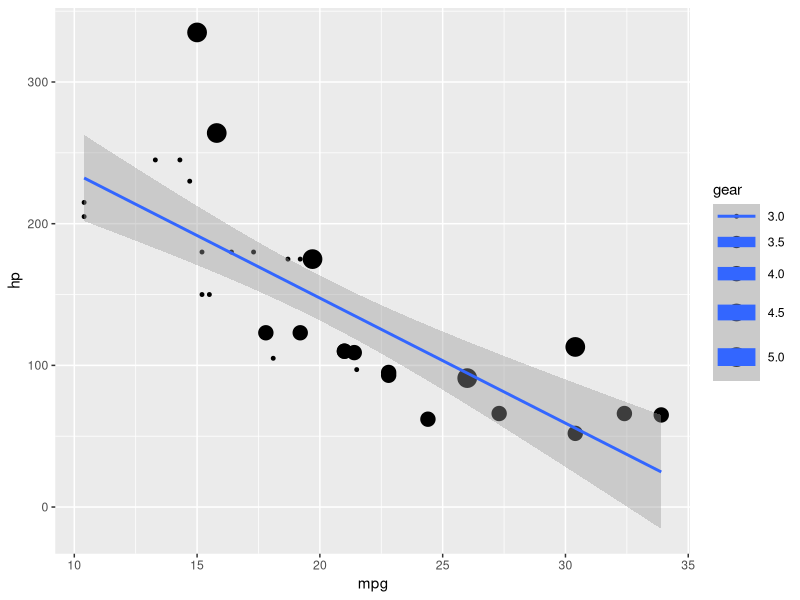
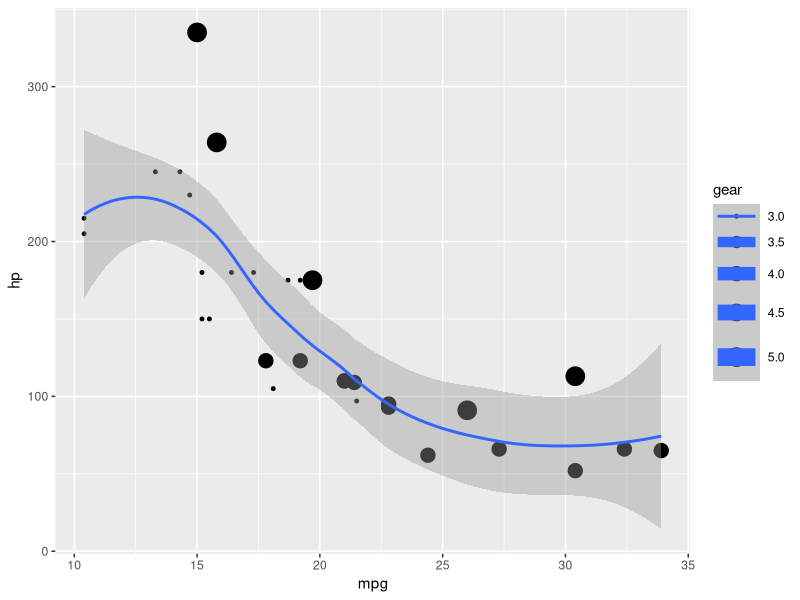
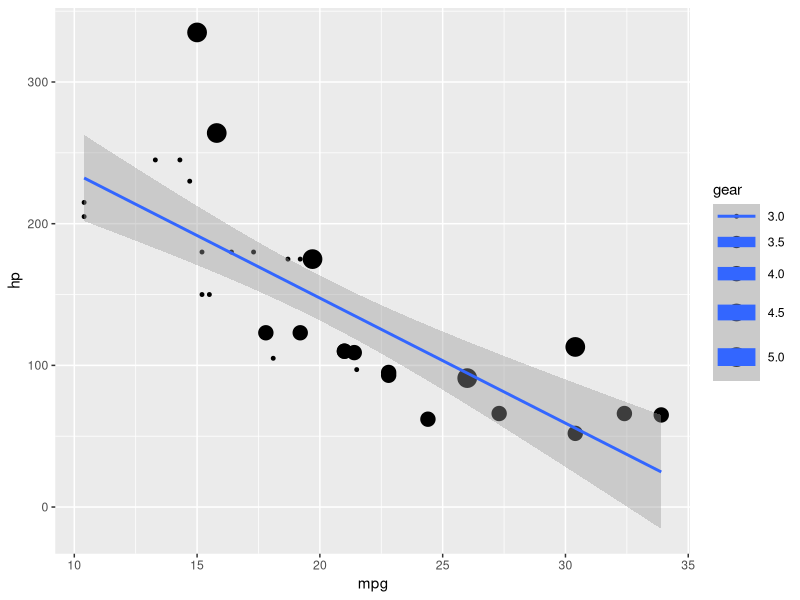
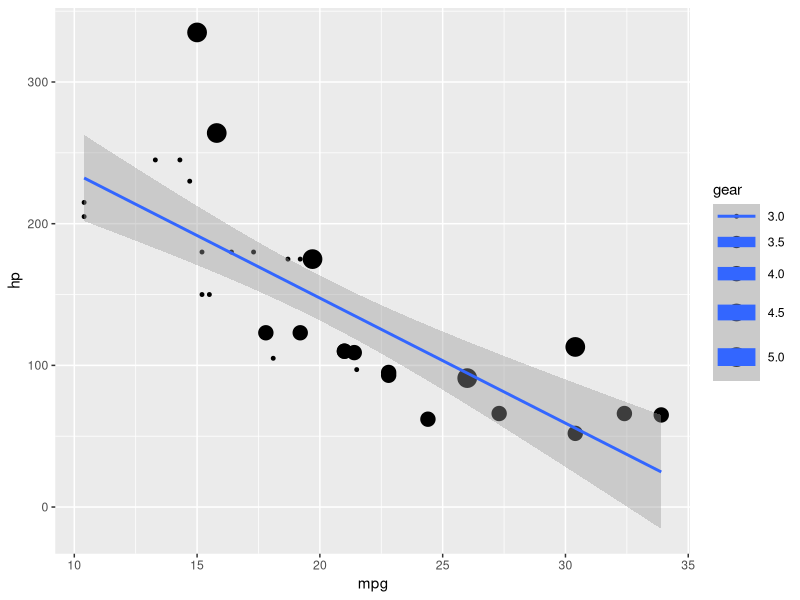
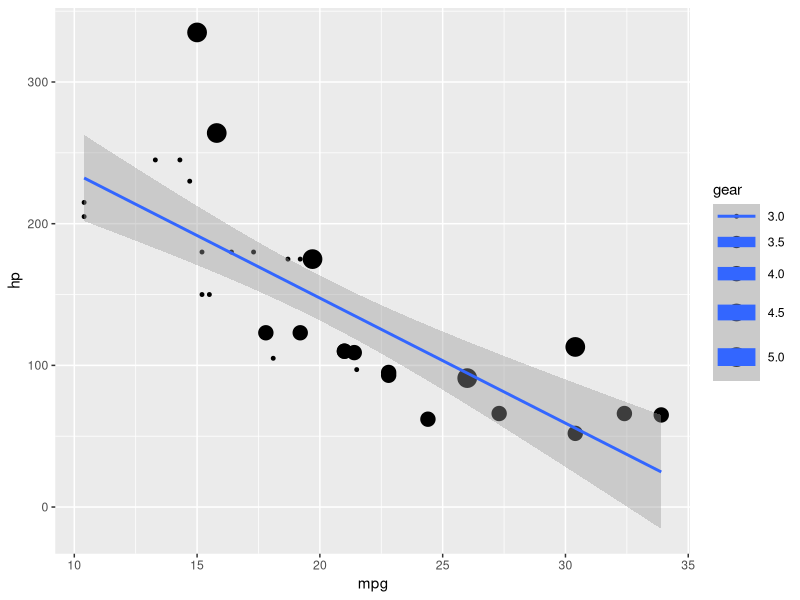

Here is the R script that generated these plots, in order:
## ---- chunk 1
#| fig-align: center
#| code-line-numbers: "|3|6-8|6,7|"
#| echo: false

library(tidyverse)            
## ---- chunk 2
#| fig-align: center
#| code-line-numbers: "|3|6-8|6,7|"
#| caption: relazione tra quantità di cheddar e contesto biopsicosociale
#| cap-location: margin

mtcars %>%                               
  ggplot( aes(mpg, hp, size = gear)) +   
  geom_point() +                             
  geom_smooth(method = "lm")             
## ---- chunk 3
ggplot(mtcars,
       aes(mpg, hp, size = gear)) +
  geom_point() +
  geom_smooth()
## ---- chunk 4
#| echo: true
# Create a scatterplot with a smoothing function
ggplot(mtcars,
       aes(mpg, hp, size = gear)) +
  geom_point() + 
  geom_smooth(method = "lm")  
## ---- chunk 5
#| fig-align: center
#| output-location: column
#| code-line-numbers: "|3|"

mtcars %>%                               
  ggplot( aes(mpg, hp, size = gear)) +   
  geom_point() +                             
  geom_smooth(method = "lm")        
## ---- chunk 6
#| fig-align: center
#| output-location: column-fragment
#| code-line-numbers: "|3|"

mtcars %>%                               
  ggplot( aes(mpg, hp, size = gear)) +   
  geom_point() +                             
  geom_smooth(method = "lm")        
